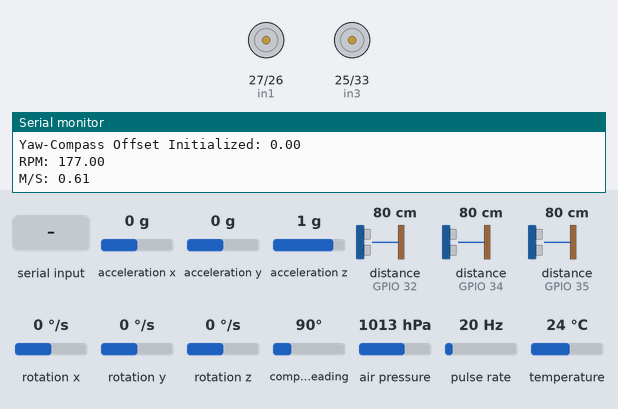
This sketch was run on a simulated ESP32. Parts: motor-driver pin pairs drawn as motors (green arrow = first pin HIGH = forward, orange = second pin HIGH = backward, longer = more drive, scaled by the enable pin), the last lines printed to the serial monitor. Wiring (inferred from the names in the program): 3 × ultrasonic range finder: trigger GPIO 5, echo GPIO 34 / trigger GPIO 18, echo GPIO 35 / trigger GPIO 23, echo GPIO 32; pulse sensor: data GPIO 13. The inputs (shaded band) are chosen by the test bench; at power-on: acceleration x 0 g, acceleration y 0 g, acceleration z 1 g, distance to the obstacle (sensors on GPIO 32, GPIO 34, GPIO 35) 80 cm, rotation x 0 °/s, rotation y 0 °/s, rotation z 0 °/s, compass heading 90°, air pressure 1013 hPa, pulse rate 20 Hz, temperature 24 °C. The echo pulse lasts 58.3 µs per cm; the sensor or clock chip raises its interrupt line as the real part does; nothing arrives over Bluetooth unless stated.

Above: at 1.7 s.
1.8 s: "F\n" received over the second serial link
At 3.0 s:
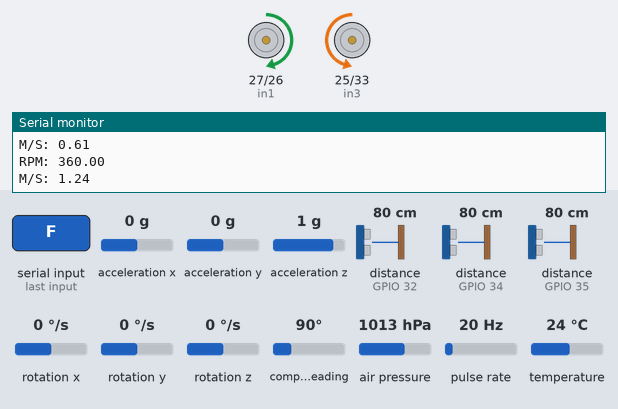
3.3 s: "R\n" received over the second serial link
At 4.4 s:
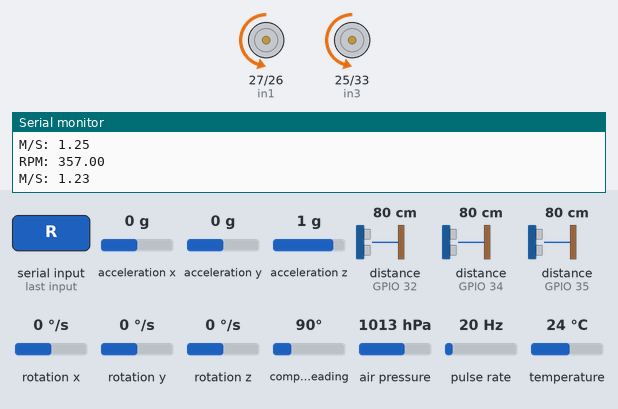
4.8 s: "B\n" received over the second serial link
At 5.5 s:
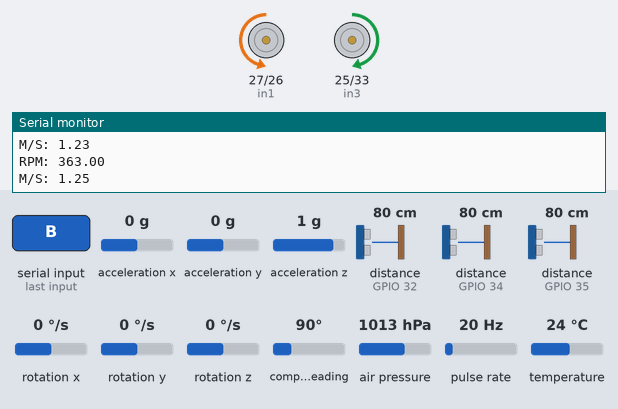
Timing chart, 0 to 7.8 s (numbered marks = the images above; inputs shaded):
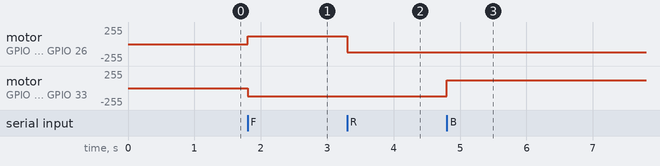

Measured:
- after the input at 1.8 s, motor on GPIO 27 (in1) / GPIO 26 (in2): stopped → forward 120/255 at once; motor on GPIO 25 (in3) / GPIO 33 (in4): stopped → backward 120/255 at once
- after the input at 3.3 s, motor on GPIO 27 (in1) / GPIO 26 (in2): forward 120/255 → backward 120/255 at once
- after the input at 4.8 s, motor on GPIO 25 (in3) / GPIO 33 (in4): backward 120/255 → forward 120/255 at once

The sketch:

Dieu_Khien_Blutooth.ino
```cpp
#include "BluetoothSerial.h"
#include <Wire.h>
#include <Adafruit_BMP085.h>
// #include <MPU6050.h>
#include "MPU6050_6Axis_MotionApps20.h"
#include <QMC5883LCompass.h>


BluetoothSerial SerialBT;

// Cam bien GY-87
Adafruit_BMP085 bmp;
MPU6050 mpu;
QMC5883LCompass compass;
  // Cảm biến gia tốc
  int16_t accelX = 0, accelY = 0, accelZ = 0;
  // Con quay hồi chuyển
  int16_t gyroX = 0, gyroY = 0, gyroZ = 0;
  // La bàn
  int compassX = 0, compassY = 0, compassZ = 0, compassHeading = 0;
  // Cảm biến môi trường
  float temp = 0.0;
  int32_t pressure = 0;
  // SDA Đỏ - 21
  // SCL Nâu - 22
  int xMinCalibra = 99999, xMaxCalibra = -99999, yMinCalibra = 99999, yMaxCalibra = -99999, zMinCalibra = 99999, zMaxCalibra = -99999;
  bool isCalibration = false;

  /*---MPU6050 Control/Status Variables---*/
  bool DMPReady = false;  // Set true if DMP init was successful
  uint8_t devStatus;      // Return status after each device operation (0 = success, !0 = error)
  uint8_t FIFOBuffer[64]; // FIFO storage buffer

  /*---Orientation/Motion Variables---*/
  Quaternion q;           // [w, x, y, z]         Quaternion container
  VectorFloat gravity;    // [x, y, z]            Gravity vector
  VectorInt16 aa;         // [x, y, z]            Accel sensor measurements
  VectorInt16 aaReal;     // [x, y, z]            Gravity-free accel sensor measurements
  float ypr[3];           // [yaw, pitch, roll]   Yaw/Pitch/Roll container and gravity vector

  float magStrength;
  float maxMagStrength = -9999;
  float yawCompassOffset = 0.0f;
  bool compassValid = true;

// Travel_distance
float alphaEn = 1;
float travel_distance = 0;
unsigned long dem2 = 0;
float duong_kinh_banh_xe = 6.6;

// Encoder
int enco = 13; // D-CAM  A-VÀNG
int dem = 0;
float rpm = 0;
float tocdo = 0;
int timecho = 1000;
unsigned long thoigian = 0, hientai = 0;
void dem_xung()
{
  dem++;
  dem2++;
}

// Định nghĩa chân điều khiển động cơ l298n   den-gnd    trang-vin
const int enA = 2;  // xanh la cay 19 old
const int in1 = 27; // nau
const int in2 = 26; // do
const int in3 = 25; // cam
const int in4 = 33; // vang
const int enB = 4;  // xanh duong 21 old
int speed = 120;
int delta_speed = -14;
String dieu_khien;

// Cảm biến siêu âm
#define LEFT_TRIG 5  // nau
#define LEFT_ECHO 34 // trang

#define RIGHT_TRIG 23 // Vang
#define RIGHT_ECHO 32 // Xanh la

#define FRONT_TRIG 18 // nau
#define FRONT_ECHO 35 // trang

long leftDistance = 0;
long rightDistance = 0;
long frontDistance = 0;

// Task handle cho task đo khoảng cách
// volatile int distance = 0;
TaskHandle_t flowTaskHandle;

void setup()
{
  Serial.begin(115200);
  SerialBT.begin("ESP_TEST");
  Serial.println("Bluetooth is ready. Pair with ESP32_BT to start!");

  //GY-87
  Wire.begin(21, 22); // SDA = 21, SCL = 22 (ESP32 default I2C pins)
  Wire.setClock(400000);

  // BMP180
  if (!bmp.begin()) {
    Serial.println("Could not find BMP180 sensor!");
    while (1);
  }

  // MPU6050
  mpu.initialize();
  if (!mpu.testConnection()) {
    Serial.println("MPU6050 not connected!");
    while (1);
  }

  devStatus = mpu.dmpInitialize();

  getCalibrationMPU();
  /* Making sure it worked (returns 0 if so) */
  if (devStatus == 0) {
    mpu.CalibrateAccel(6);  // Calibration Time: generate offsets and calibrate our MPU6050
    mpu.CalibrateGyro(6);
    Serial.println("These are the Active offsets: ");
    mpu.PrintActiveOffsets();
    Serial.println(F("Enabling DMP..."));   //Turning ON DMP
    mpu.setDMPEnabled(true);


    /* Set the DMP Ready flag so the main loop() function knows it is okay to use it */
    Serial.println(F("DMP ready! Waiting for first interrupt..."));
    DMPReady = true;
  }
  else {
    Serial.print(F("DMP Initialization failed (code ")); //Print the error code
    Serial.print(devStatus);
    Serial.println(F(")"));
    // 1 = initial memory load failed
    // 2 = DMP configuration updates failed
  }

  mpu.setI2CBypassEnabled(true);

  // QMC5883L (magnetometer)
  compass.init();
  compass.setCalibration(-3620, -580, -1958, 926, -2641, 395);

  Serial.println("GY-87 Initialized with Adafruit Libraries");

  // car
  pinMode(enA, OUTPUT);
  pinMode(in1, OUTPUT);
  pinMode(in2, OUTPUT);
  pinMode(enB, OUTPUT);
  pinMode(in3, OUTPUT);
  pinMode(in4, OUTPUT);
  digitalWrite(in1, LOW);
  digitalWrite(in2, LOW);
  digitalWrite(in3, LOW);
  digitalWrite(in4, LOW);
  analogWrite(enA, speed);
  analogWrite(enB, speed);

  // hc-sr
  pinMode(LEFT_TRIG, OUTPUT);
  pinMode(LEFT_ECHO, INPUT);
  pinMode(RIGHT_TRIG, OUTPUT);
  pinMode(RIGHT_ECHO, INPUT);
  pinMode(FRONT_TRIG, OUTPUT);
  pinMode(FRONT_ECHO, INPUT);

  // encoder
  pinMode(enco, INPUT_PULLUP);
  attachInterrupt(digitalPinToInterrupt(enco), dem_xung, RISING);

  // Tạo task đo khoảng cách trên lõi 0
  xTaskCreatePinnedToCore(
    flowTask, // Hàm thực hiện đo khoảng cách
    "Flow Task",      // Tên task
    5000,                 // Kích thước stack
    NULL,                 // Tham số cho task (không cần)
    1,                    // Mức ưu tiên
    &flowTaskHandle,  // Task handle
    0                     // Chạy trên lõi 0
  );


  trySetYawCompassOffset();
}

void loop()
{
  thoigian = millis();

  travel_distance = (((float)dem2 / 20.0) * (duong_kinh_banh_xe * 3.14)) * alphaEn;
  isMagneticFieldValid();

  if (thoigian - hientai >= timecho)
  {
    hientai = thoigian;

    rpm = ((float)dem / 20.0) * 60.0;
    tocdo = ((float)dem / 20.0) * (duong_kinh_banh_xe / 100 * 3.14); // Tốc độ (m/s) d*3,14 = cv

    dem = 0;

    Serial.print("RPM: ");
    Serial.println(rpm);
    Serial.print("M/S: ");
    Serial.println(tocdo);
  }
  // SerialBT.printf("Speed: %f; Travel distance: %f\n", tocdo, travel_distance);
  if (SerialBT.available())
  {
    dieu_khien = SerialBT.readStringUntil('\n');

    // Serial.println(dieu_khien);
    if (dieu_khien == "F")
    {
      tien();
    }
    else if (dieu_khien == "B")
    {
      lui();
    }
    else if (dieu_khien == "L")
    {
      trai();
    }
    else if (dieu_khien == "R")
    {
      phai();
    }
    else if (dieu_khien == "FR")
    {
      // tien_phai();
      phai();
    }
    else if (dieu_khien == "FL")
    {
      // tien_trai();
      trai();
    }
    else if (dieu_khien == "BL")
    {
      // lui_phai();
      phai();
    }
    else if (dieu_khien == "BR")
    {
      // lui_trai();
      trai();
    }
    else if (dieu_khien == "S")
    {
      Stop();
    }
    else if (dieu_khien == "D")
    {
      travel_distance = 0;
      dem2 = 0;
      Serial.println("Reset!!!");
    }
    else if (dieu_khien.indexOf("Speed") != -1)
    {
      String set_speed = dieu_khien.substring(6, dieu_khien.length());
      speed = set_speed.toInt();
      analogWrite(enA, speed);
      analogWrite(enB, speed + delta_speed);
    }
    else if (dieu_khien.indexOf("Delta_speed") != -1)
    {
      String set_delta_speed = dieu_khien.substring(12, dieu_khien.length());
      delta_speed = set_delta_speed.toInt();
      analogWrite(enA, speed);
      analogWrite(enB, speed + delta_speed);
    }
    else if (dieu_khien.indexOf("alphaEn") != -1)
    {
      String set_alpha_encoder = dieu_khien.substring(8, dieu_khien.length());
      alphaEn = set_alpha_encoder.toFloat();
    }
    else if (dieu_khien == "calculatingCalibration")
    {
      isCalibration = true;
      xMinCalibra = 99999;
      xMaxCalibra = -99999;
      yMinCalibra = 99999;
      yMaxCalibra = -99999;
      zMinCalibra = 99999;
      zMaxCalibra = -99999;
      compass.clearCalibration();
    }
    else if (dieu_khien == "resetCalibration")
    {
      resetCalibration();
    }
    calculatingCalibration();
    sendAllInformation();
  }
}

void sendAllInformation()
{
  String message = "";

  // Nối từng phần tùy nhu cầu — có thể bật/tắt bằng cách comment
  if(!isCalibration )
  {
    message += "Speed: " + String(tocdo, 2) + "; ";
    message += "TravelDis: " + String(travel_distance, 2) + "; " + "dieu_khien:" + dieu_khien  + "\n";
    message += "SpeedMotor: " + String(speed) + "; ";
    message += "Delta_speed: " + String(delta_speed) + "; ";
    message += "Vong: " + String((float)dem2 / 20.0, 2) + "\n";
    // Dữ liệu cảm biến siêu âm
    message += "Sonic: [L: " + String(leftDistance) + "; R: " + String(rightDistance) + "; F: " + String(frontDistance) + "]\n";

    // Dữ liệu gia tốc raw
    // message += "Accel: [X: " + String(accelX) + "; Y: " + String(accelY) + "; Z: " + String(accelZ) + "]\n";

    //Gia tốc bỏ qua gia tốc trọng trường
    message += "Accel: [X: " + String(aaReal.x) + "; Y: " + String(aaReal.y) + "; Z: " + String(aaReal.z) + "]\n";

    // Dữ liệu con quay hồi chuyển
    message += "Gyro: [X: " + String(gyroX) + "; Y: " + String(gyroY) + "; Z: " + String(gyroZ) + "]\n";

    message += "YPR: [Y: " + String(ypr[0] * 180/M_PI, 2) + "; P: " + String(ypr[1] * 180/M_PI, 2) + "; R: " + String(ypr[2] * 180/M_PI, 2) + "]\n";
    // message += "YPR: [Y: " + String(getYawCorrected(), 2) + "; P: " + String(ypr[1] * 180/M_PI, 2) + "; R: " + String(ypr[2] * 180/M_PI, 2) + "]\n";
    float altitude = calculateAltitude(float(pressure)/100, temp);
    message += "Temp: " + String(temp) + "'C; Pres: " + String(float(pressure)/100) + "Pa; Alti" + String(altitude, 2) + "m\n";
  }


  // Dữ liệu la bàn
  message += "Compass: [X: " + String(compassX)
           + "; Y: " + String(compassY)
           + "; Z: " + String(compassZ)
           + "; Heading: " + String(compassHeading) + "]\n";
  // message += "Stre: " + String(magStrength, 2) + "; Max: " + String(maxMagStrength, 2) + "\n";

  if (isCalibration)
  {
    message += "\nCalculating Calibration:\n";
    message += "X: [" + String(xMinCalibra) + "; " + String(xMaxCalibra) + "]\n";
    message += "Y: [" + String(yMinCalibra) + "; " + String(yMaxCalibra) + "]\n";
    message += "Z: [" + String(zMinCalibra) + "; " + String(zMaxCalibra) + "]";
  }
  message += "\r\n";
  // Gửi qua Bluetooth
  SerialBT.print(message);
  SerialBT.flush();
}

void flowTask(void * parameter) {
  for (;;) {
  // Hàm đo khoảng cách từ cảm biến siêu âm
    leftDistance = getDistance(LEFT_TRIG, LEFT_ECHO);
    rightDistance = getDistance(RIGHT_TRIG, RIGHT_ECHO);
    frontDistance = getDistance(FRONT_TRIG, FRONT_ECHO);
    gy87Task();
    vTaskDelay(100 / portTICK_PERIOD_MS); // Kiểm tra mỗi 100ms
  };
}

void gy87Task()
{
  // GY-87
    mpu.getMotion6(&accelX, &accelY, &accelZ, &gyroX, &gyroY, &gyroZ);
    temp = bmp.readTemperature();
    pressure = bmp.readPressure();
    compass.read();
    compassX = compass.getX();
    compassY = compass.getY();
    compassZ = compass.getZ();
    compassHeading = compass.getAzimuth();
    calAngle();
};

long getDistance(int TRIG_PIN, int ECHO_PIN) {
  digitalWrite(TRIG_PIN, LOW);
  delayMicroseconds(2);
  digitalWrite(TRIG_PIN, HIGH);
  delayMicroseconds(5);
  digitalWrite(TRIG_PIN, LOW);
  long duration = pulseIn(ECHO_PIN, HIGH);
  long distance = int(duration / 2 / 29.412); // Tính khoảng cách (cm)
  return distance;
}

void tien() { dieuKhienDongCo(HIGH, LOW, LOW, HIGH); }
void lui() { dieuKhienDongCo(LOW, HIGH, HIGH, LOW); }
void trai() { dieuKhienDongCo(HIGH, LOW, HIGH, LOW); }
void phai() { dieuKhienDongCo(LOW, HIGH, LOW, HIGH); }
void Stop() { dieuKhienDongCo(LOW, LOW, LOW, LOW); }
void tien_phai() { dieuKhienDongCo(LOW, LOW, LOW, HIGH); }
void tien_trai() { dieuKhienDongCo(HIGH, LOW, LOW, LOW); }
void lui_trai() { dieuKhienDongCo(LOW, HIGH, LOW, LOW); }
void lui_phai() { dieuKhienDongCo(LOW, LOW, HIGH, LOW); }

void dieuKhienDongCo(bool in1_val, bool in2_val, bool in3_val, bool in4_val)
{
  digitalWrite(in1, in1_val);
  digitalWrite(in2, in2_val);
  digitalWrite(in3, in3_val);
  digitalWrite(in4, in4_val);
}

void calculatingCalibration()
{
  if(isCalibration)
  {
    compass.read();

    compassX = compass.getX();
    compassY = compass.getY();
    compassZ = compass.getZ();
    compassHeading = compass.getAzimuth();

    if (xMinCalibra > compassX) xMinCalibra = compassX;
    if (yMinCalibra > compassY) yMinCalibra = compassY;
    if (zMinCalibra > compassZ) zMinCalibra = compassZ;

    if (xMaxCalibra < compassX) xMaxCalibra = compassX;
    if (yMaxCalibra < compassY) yMaxCalibra = compassY;
    if (zMaxCalibra < compassZ) zMaxCalibra = compassZ;
  };

}

void resetCalibration()
{

  compass.setCalibration(xMinCalibra, xMaxCalibra, yMinCalibra, yMaxCalibra, zMinCalibra, zMaxCalibra);
  isCalibration = false;
}

void calAngle()
{
  if (!DMPReady) return; // Stop the program if DMP programming fails.
  /* Read a packet from FIFO */
  if (mpu.dmpGetCurrentFIFOPacket(FIFOBuffer)) { // Get the Latest packet
      // OUTPUT_READABLE_YAWPITCHROLL
      /* Display Euler angles in degrees */
      mpu.dmpGetQuaternion(&q, FIFOBuffer);
      mpu.dmpGetGravity(&gravity, &q);
      mpu.dmpGetYawPitchRoll(ypr, &q, &gravity);
      // Serial.print("ypr\t");
      // Serial.print(ypr[0] * 180/M_PI);
      // Serial.print("\t");
      // Serial.print(ypr[1] * 180/M_PI);
      // Serial.print("\t");
      // Serial.println(ypr[2] * 180/M_PI);

      mpu.dmpGetAccel(&aa, FIFOBuffer);
      mpu.dmpGetLinearAccel(&aaReal, &aa, &gravity);
      // Serial.print("areal\t");
      // Serial.print(aaReal.x);
      // Serial.print("\t");
      // Serial.print(aaReal.y);
      // Serial.print("\t");
      // Serial.println(aaReal.z);
  }
}


void getCalibrationMPU() {
  /* Supply your gyro offsets here, scaled for min sensitivity */
  mpu.setXGyroOffset(0);
  mpu.setYGyroOffset(0);
  mpu.setZGyroOffset(0);
  mpu.setXAccelOffset(0);
  mpu.setYAccelOffset(0);
  mpu.setZAccelOffset(0);
}


float calculateAltitude(float pressure, float temperature) {
  const float P0 = 1013.25; // Áp suất chuẩn ở mực nước biển (hPa)
  return (temperature + 273.15) / 0.0065 * (1 - pow(pressure / P0, 1.0 / 5.257));
}


// Hiẹu chinh Yaw vi gyro driff

float normalizeAngle(float angle) {
  // Chuyển [-180, 180] → [0, 360]
  if (angle < 0) return angle + 360.0;
  return angle;
}

float toAngle180(float angle360) {
  angle360 = fmod(angle360, 360.0f);  // Giữ trong khoảng [0, 360)
  if (angle360 > 180.0f) {
    angle360 -= 360.0f;
  }
  return angle360;
}

void trySetYawCompassOffset() {

  float rawYawDeg = ypr[0]* 180/M_PI;
  float compassHeadingDeg = (float) compassHeading;
  rawYawDeg = normalizeAngle(rawYawDeg);
  compassHeadingDeg = normalizeAngle(compassHeadingDeg);
  yawCompassOffset = compassHeadingDeg - rawYawDeg;

  Serial.print("Yaw-Compass Offset Initialized: ");
  Serial.println(yawCompassOffset);
}

void isMagneticFieldValid() {
  magStrength = sqrt(compassX*compassX + compassY*compassY + compassZ*compassZ);
  compassValid = magStrength >= 20 && magStrength <= 3000;  // µT, giới hạn tùy môi trường
  if(maxMagStrength < magStrength)
    maxMagStrength = magStrength;
}

float getYawCorrected() {
  float rawYawDeg = ypr[0]* 180/M_PI;
  float compassHeadingDeg = (float) compassHeading;

  if (!compassValid) return rawYawDeg; // Không hiệu chỉnh nếu từ trường nhiễu

  rawYawDeg = normalizeAngle(rawYawDeg);
  compassHeadingDeg = normalizeAngle(compassHeadingDeg);

  float expectedYaw = compassHeadingDeg - yawCompassOffset;
  float error = expectedYaw - rawYawDeg;
  float correctedYaw = rawYawDeg + error;

  return toAngle180(correctedYaw);
}
```
